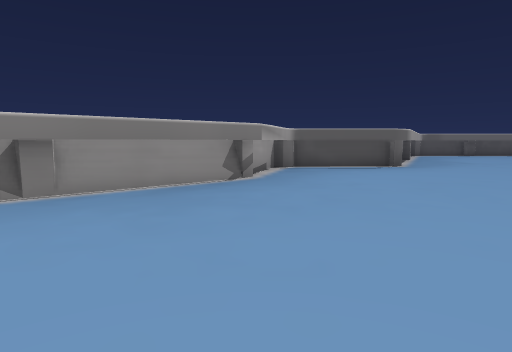
view 1 (above)

23 first-person views from a walk through a 3-D level made in the Unity game engine. The camera is 0.68 m above the floor, tilts 6° down and sees 75° across. The floor is counted in squares, 1 m on a side. Each view is taken from the middle of a square. On the plan, view 1 faces up. The plan holds only what a view shows up to about 10 squares ahead; the rest is blank. The place goes on beyond the plan. The player is left out. Some animated figures are not drawn.

view 2
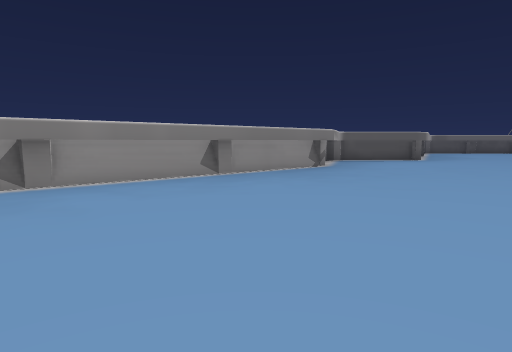

view 3
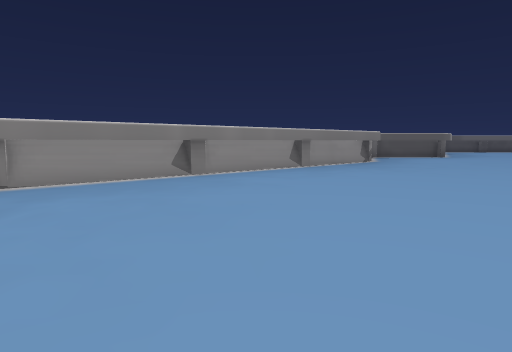

view 4
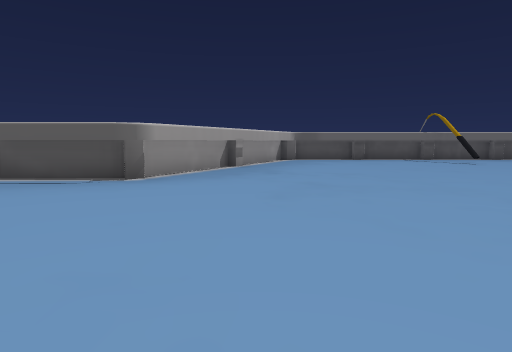

view 5
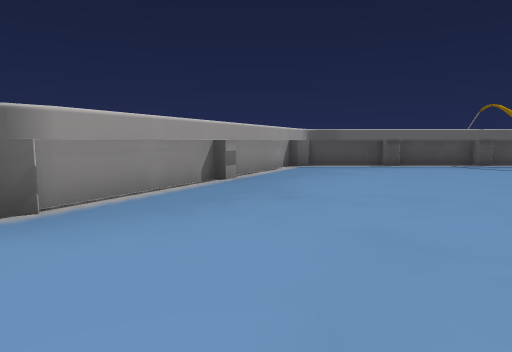

view 6
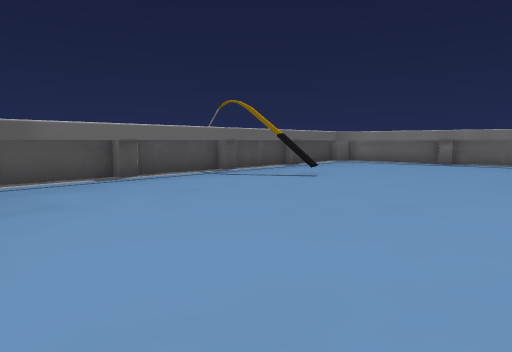

view 7
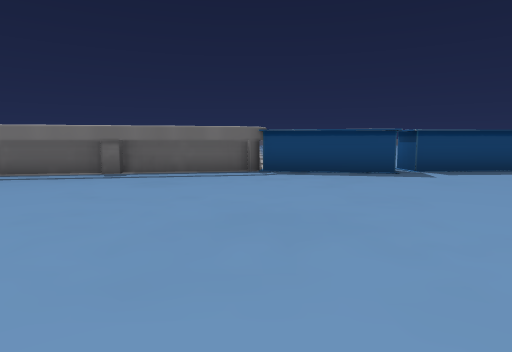

view 8
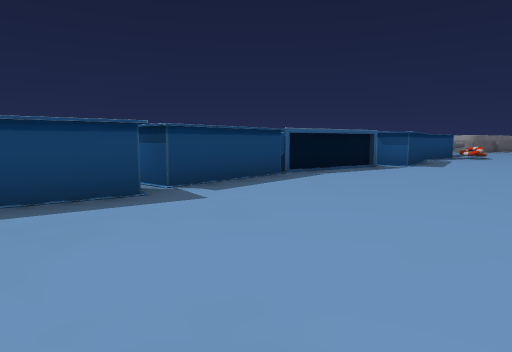

view 9
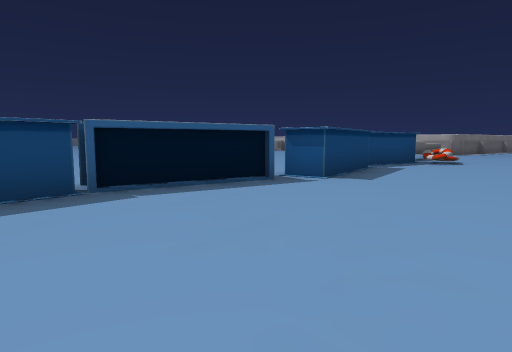

view 10
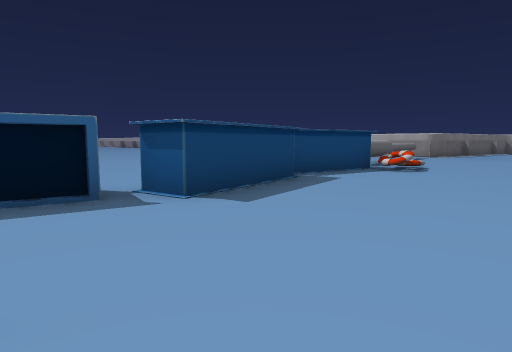

view 11
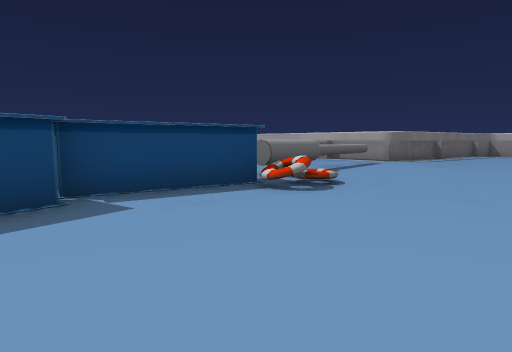

view 12
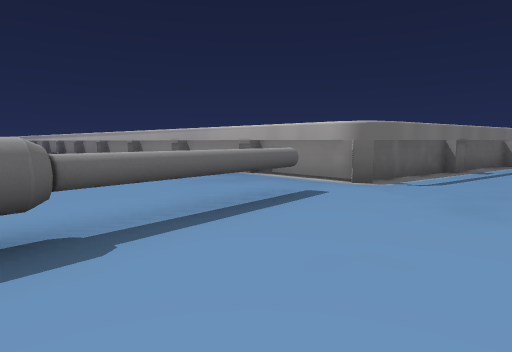

view 13
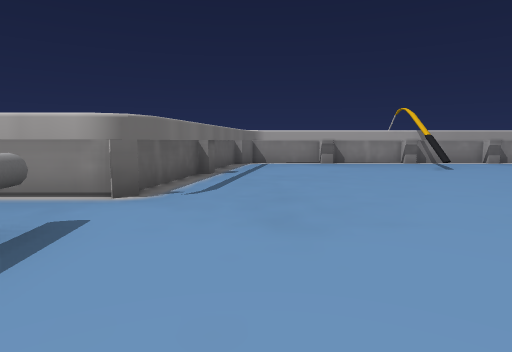

view 14
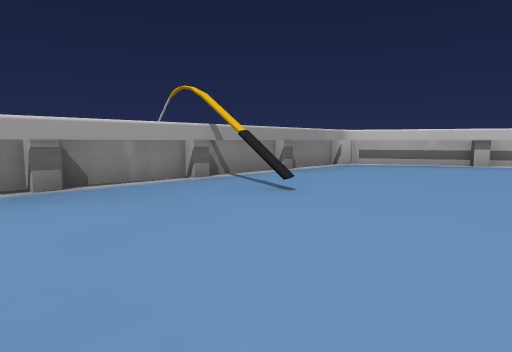

view 15
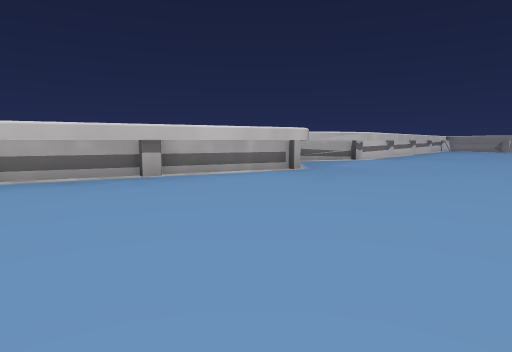

view 16
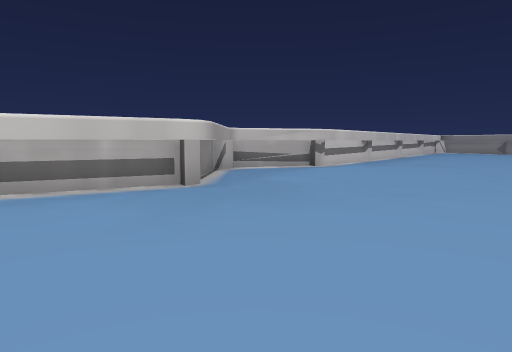

view 17
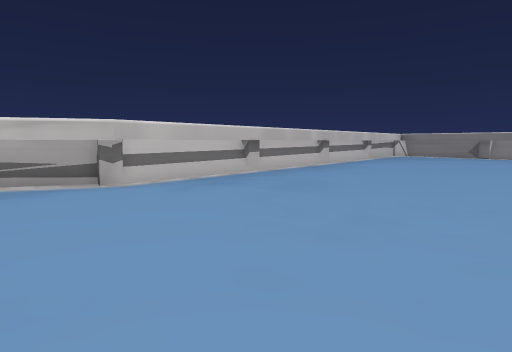

view 18
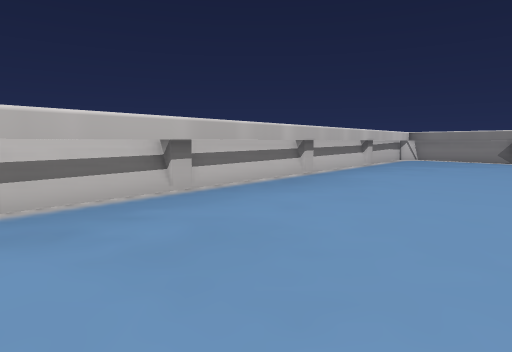

view 19
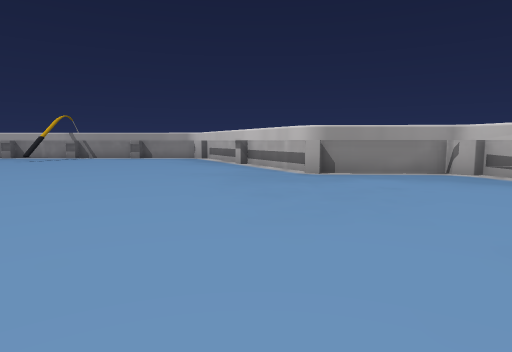

view 20
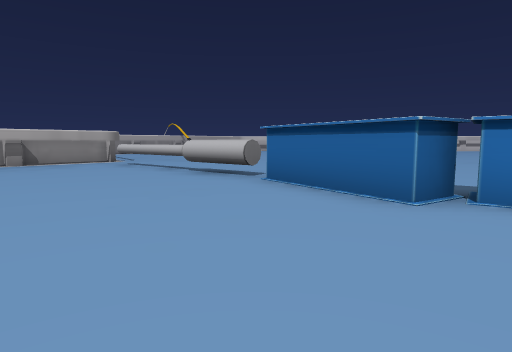

view 21
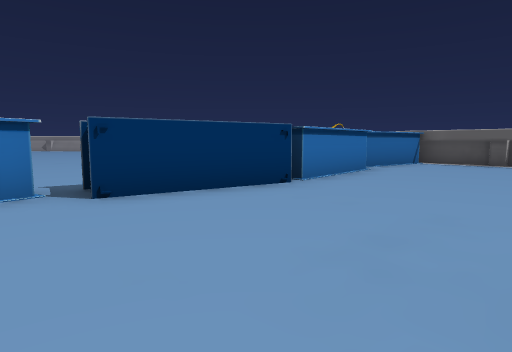

view 22
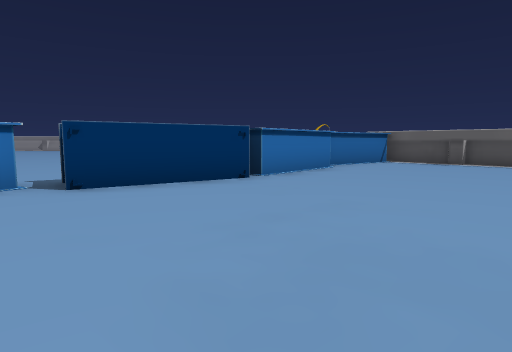

view 23
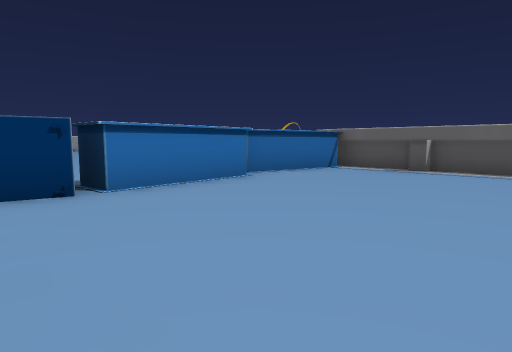

### Floor plan
Points are (right, up) in squares from view 1. A wall is a line through its corners. A room is listed if a view was taken in it or the views show most of it. See-through windows are left out.
Room 1 (views 1, 2, 3, 4, 5, 6, 7, 8, 9, 10, 11, 12, 13, 14, 15, 16, 17, 18, 19, 20, 21, 22, 23)
walls: (4.1, -13.8) (7.2, -19.6); (3.5, -13.7) (3.9, -13.8) (4.2, -14.1); (18.2, -14.3) (18.9, -13.7) (24.5, -13.7); (18.7, -14.1) (21.1, -14.1); (3.9, 8.7) (1.1, 8.6) (0.8, 8.4) (0.1, 6.1) (-6.5, 0.5); (4.3, 9.1) (3.9, 8.8) (3.5, 8.7); (-0.3, -11.1) (0, -11.5); (4, 9.1) (3.6, 8.8); (18.5, 8.8) (18.3, 9.2) (17.4, 14); (-0.3, -11.4) (0.5, -13.6); (19, -14.6) (19.4, -14.4) (20.4, -14.4); (18.7, 9.1) (18.2, 12); (0, 6.5) (-0.3, 6); (-0.3, 6.2) (-6.6, 0.8); (0.7, -13.5) (1.1, -13.8); (21, -13.9) (21.5, -13.9); (12.7, -17.9) (12.3, -19.1); (1, -14.2) (3.8, -14.2) (5.2, -17); (12.4, -18) (12.7, -18.8); (21.4, -14.1) (23.9, -14.1); (-2.7, -9.7) (-2.1, -10.2); (4.3, 10.8) (4, 10.2); (5.4, -17.3) (6.9, -20); (1, 8.8) (0.6, 8.5); (18.2, -16.9) (18.6, -14.4); (21, 9.1) (19, 9.1); (0.5, 8.7) (-0.1, 7); (12.4, 12.8) (12.6, 13.3) (12.3, 14); (21.5, 8.9) (21, 8.9); (12.5, 12.8) (12.3, 13.3) (12.6, 14); (5.3, 12) (3.7, 9.1) (1, 9); (5.7, 12.2) (5.4, 11.8); (23.7, -13.9) (24.2, -13.9); (23, 8.7) (18.9, 8.7) (18.3, 9.3); (18.1, 12.2) (17.8, 14.3); (-5.4, -6.8) (-0.3, -11.2); (23, 9.1) (21.4, 9.1); (12, -20.1) (12.5, -20.1); (9.5, -20.1) (10, -20.1); (7.6, -19.9) (16.7, -20) (17.1, -19.8) (17.3, -19.5) (18.3, -14.3) (18.5, -13.9) (18.9, -13.7); (9.9, -20.4) (12, -20.4); (12.4, -20.4) (14.6, -20.4); (-6.6, -5.4) (0.1, -11.1) (0.8, -13.4) (1.1, -13.6) (3.9, -13.7); (7.4, -20.4) (9.4, -20.4); (-6.6, -5.8) (-5.5, -6.7); (7.2, 14.7) (4.1, 8.8); (10, 15.1) (9.5, 15.1); (17.6, -20) (18, -17.8); (12.1, 15.4) (10, 15.4); (9.6, 15.4) (7.4, 15.4); (15.2, 15) (7.6, 14.9); (7.5, 15.2) (7.1, 14.9); (6.9, 15.1) (5.6, 12.6); (14.6, 15.4) (12.6, 15.4)
objects: other object (17, -7) to (18, -7); other object (18, -7) to (19, -5); other object (18, -4) to (19, -1); other object (18, 0) to (19, 2); other object (18, 6) to (19, 8); other object (19, -12) to (19, -8); other object (19, 3) to (19, 6)

Positions as (right, up) in squares from view 1, and headings:
1: (0, 0), facing up
2: (-2, -3), facing up
3: (-4, -5), facing up
4: (6, 3), facing up
5: (6, 6), facing up
6: (7, 9), facing up-right
7: (11, 9), facing right
8: (14, 8), facing down-right
9: (14, 4), facing down-right
10: (14, 1), facing down-right
11: (14, -3), facing down-right
12: (16, -9), facing down-right
13: (17, -10), facing down
14: (16, -15), facing down-left
15: (12, -15), facing left
16: (9, -13), facing left
17: (5, -9), facing left
18: (2, -8), facing left
19: (5, -7), facing down
20: (23, -3), facing down-left
21: (23, -2), facing up-left
22: (24, -2), facing up-left
23: (24, 1), facing up-left
